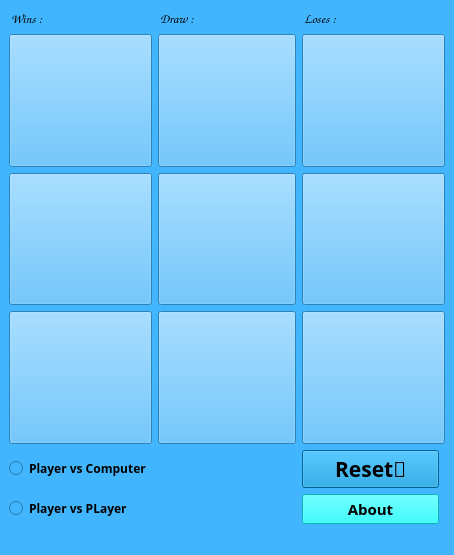
<?xml version="1.0" encoding="UTF-8"?>
<ui version="4.0">
 <class>About</class>
 <widget class="QMainWindow" name="About">
  <property name="geometry">
   <rect>
    <x>0</x>
    <y>0</y>
    <width>454</width>
    <height>555</height>
   </rect>
  </property>
  <property name="windowTitle">
   <string>Tic Tac Toa ✖⭕</string>
  </property>
  <property name="styleSheet">
   <string notr="true">background-color: rgb(65, 182, 255);</string>
  </property>
  <widget class="QWidget" name="centralwidget">
   <layout class="QGridLayout" name="gridLayout">
    <item row="1" column="0">
     <widget class="QPushButton" name="Button_9">
      <property name="sizePolicy">
       <sizepolicy hsizetype="Minimum" vsizetype="Preferred">
        <horstretch>0</horstretch>
        <verstretch>0</verstretch>
       </sizepolicy>
      </property>
      <property name="font">
       <font>
        <pointsize>30</pointsize>
        <bold>true</bold>
       </font>
      </property>
      <property name="text">
       <string/>
      </property>
     </widget>
    </item>
    <item row="1" column="3" colspan="2">
     <widget class="QPushButton" name="Button_7">
      <property name="sizePolicy">
       <sizepolicy hsizetype="Minimum" vsizetype="Preferred">
        <horstretch>0</horstretch>
        <verstretch>0</verstretch>
       </sizepolicy>
      </property>
      <property name="font">
       <font>
        <pointsize>30</pointsize>
        <bold>true</bold>
       </font>
      </property>
      <property name="text">
       <string/>
      </property>
     </widget>
    </item>
    <item row="1" column="2">
     <widget class="QPushButton" name="Button_8">
      <property name="sizePolicy">
       <sizepolicy hsizetype="Minimum" vsizetype="Preferred">
        <horstretch>0</horstretch>
        <verstretch>0</verstretch>
       </sizepolicy>
      </property>
      <property name="font">
       <font>
        <pointsize>30</pointsize>
        <bold>true</bold>
       </font>
      </property>
      <property name="text">
       <string/>
      </property>
     </widget>
    </item>
    <item row="3" column="2">
     <widget class="QPushButton" name="Button_2">
      <property name="sizePolicy">
       <sizepolicy hsizetype="Minimum" vsizetype="Preferred">
        <horstretch>0</horstretch>
        <verstretch>0</verstretch>
       </sizepolicy>
      </property>
      <property name="font">
       <font>
        <pointsize>30</pointsize>
        <bold>true</bold>
       </font>
      </property>
      <property name="text">
       <string/>
      </property>
     </widget>
    </item>
    <item row="2" column="3" colspan="2">
     <widget class="QPushButton" name="Button_4">
      <property name="sizePolicy">
       <sizepolicy hsizetype="Minimum" vsizetype="Preferred">
        <horstretch>0</horstretch>
        <verstretch>0</verstretch>
       </sizepolicy>
      </property>
      <property name="font">
       <font>
        <pointsize>30</pointsize>
        <bold>true</bold>
       </font>
      </property>
      <property name="text">
       <string/>
      </property>
     </widget>
    </item>
    <item row="3" column="3" colspan="2">
     <widget class="QPushButton" name="Button_1">
      <property name="sizePolicy">
       <sizepolicy hsizetype="Minimum" vsizetype="Preferred">
        <horstretch>0</horstretch>
        <verstretch>0</verstretch>
       </sizepolicy>
      </property>
      <property name="font">
       <font>
        <pointsize>30</pointsize>
        <bold>true</bold>
       </font>
      </property>
      <property name="text">
       <string/>
      </property>
     </widget>
    </item>
    <item row="0" column="0">
     <widget class="QLineEdit" name="win">
      <property name="font">
       <font>
        <family>Comic Sans MS</family>
        <pointsize>10</pointsize>
        <italic>true</italic>
        <bold>true</bold>
       </font>
      </property>
      <property name="text">
       <string>Wins :</string>
      </property>
      <property name="frame">
       <bool>false</bool>
      </property>
      <property name="readOnly">
       <bool>true</bool>
      </property>
     </widget>
    </item>
    <item row="3" column="0">
     <widget class="QPushButton" name="Button_3">
      <property name="sizePolicy">
       <sizepolicy hsizetype="Minimum" vsizetype="Preferred">
        <horstretch>0</horstretch>
        <verstretch>0</verstretch>
       </sizepolicy>
      </property>
      <property name="font">
       <font>
        <pointsize>30</pointsize>
        <bold>true</bold>
       </font>
      </property>
      <property name="text">
       <string/>
      </property>
     </widget>
    </item>
    <item row="0" column="2">
     <widget class="QLineEdit" name="draw">
      <property name="font">
       <font>
        <family>Comic Sans MS</family>
        <pointsize>10</pointsize>
        <italic>true</italic>
        <bold>true</bold>
       </font>
      </property>
      <property name="layoutDirection">
       <enum>Qt::LayoutDirection::LeftToRight</enum>
      </property>
      <property name="text">
       <string>Draw : </string>
      </property>
      <property name="frame">
       <bool>false</bool>
      </property>
      <property name="readOnly">
       <bool>true</bool>
      </property>
     </widget>
    </item>
    <item row="0" column="3" colspan="2">
     <widget class="QLineEdit" name="lose">
      <property name="font">
       <font>
        <family>Comic Sans MS</family>
        <pointsize>10</pointsize>
        <italic>true</italic>
        <bold>true</bold>
       </font>
      </property>
      <property name="text">
       <string>Loses :</string>
      </property>
      <property name="frame">
       <bool>false</bool>
      </property>
      <property name="readOnly">
       <bool>true</bool>
      </property>
     </widget>
    </item>
    <item row="2" column="0">
     <widget class="QPushButton" name="Button_6">
      <property name="sizePolicy">
       <sizepolicy hsizetype="Minimum" vsizetype="Preferred">
        <horstretch>0</horstretch>
        <verstretch>0</verstretch>
       </sizepolicy>
      </property>
      <property name="font">
       <font>
        <pointsize>30</pointsize>
        <bold>true</bold>
       </font>
      </property>
      <property name="text">
       <string/>
      </property>
     </widget>
    </item>
    <item row="2" column="2">
     <widget class="QPushButton" name="Button_5">
      <property name="sizePolicy">
       <sizepolicy hsizetype="Minimum" vsizetype="Preferred">
        <horstretch>0</horstretch>
        <verstretch>0</verstretch>
       </sizepolicy>
      </property>
      <property name="font">
       <font>
        <pointsize>30</pointsize>
        <bold>true</bold>
       </font>
      </property>
      <property name="text">
       <string/>
      </property>
     </widget>
    </item>
    <item row="6" column="0">
     <widget class="QRadioButton" name="player_rbtn">
      <property name="font">
       <font>
        <family>Segoe Print</family>
        <pointsize>9</pointsize>
        <bold>true</bold>
       </font>
      </property>
      <property name="text">
       <string>Player vs PLayer</string>
      </property>
     </widget>
    </item>
    <item row="4" column="0">
     <widget class="QRadioButton" name="pc_rbtn">
      <property name="font">
       <font>
        <family>Segoe Print</family>
        <pointsize>9</pointsize>
        <bold>true</bold>
       </font>
      </property>
      <property name="text">
       <string>Player vs Computer</string>
      </property>
     </widget>
    </item>
    <item row="4" column="3">
     <widget class="QPushButton" name="reset">
      <property name="sizePolicy">
       <sizepolicy hsizetype="Expanding" vsizetype="Fixed">
        <horstretch>0</horstretch>
        <verstretch>0</verstretch>
       </sizepolicy>
      </property>
      <property name="font">
       <font>
        <family>Segoe Script</family>
        <pointsize>16</pointsize>
        <italic>false</italic>
        <bold>true</bold>
       </font>
      </property>
      <property name="styleSheet">
       <string notr="true">background-color: rgb(0, 139, 208);</string>
      </property>
      <property name="text">
       <string>Reset🔁</string>
      </property>
     </widget>
    </item>
    <item row="6" column="3">
     <widget class="QPushButton" name="about">
      <property name="font">
       <font>
        <family>MV Boli</family>
        <pointsize>11</pointsize>
        <italic>false</italic>
        <bold>true</bold>
       </font>
      </property>
      <property name="styleSheet">
       <string notr="true">background-color: rgb(0, 255, 255);</string>
      </property>
      <property name="text">
       <string>About</string>
      </property>
     </widget>
    </item>
   </layout>
  </widget>
  <widget class="QMenuBar" name="menubar">
   <property name="geometry">
    <rect>
     <x>0</x>
     <y>0</y>
     <width>454</width>
     <height>22</height>
    </rect>
   </property>
  </widget>
  <widget class="QStatusBar" name="statusbar"/>
 </widget>
 <resources/>
 <connections/>
</ui>
